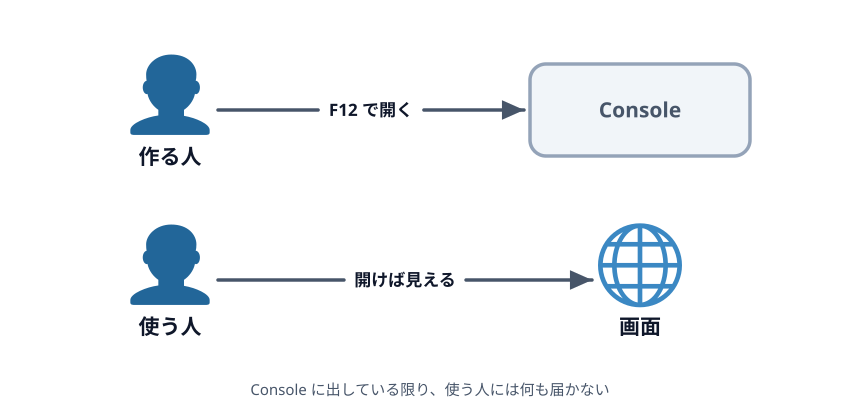

The script that saved this image:
"""1-3 の解説図: Console は作る人しか見ない。画面は使う人に届く。

イメージスキーマ = SPLITTING（届く先が2つに分かれる）。
実行: cd images && python3 01-who-sees-it.py
"""

import pathlib
import sys

sys.path.insert(0, str(pathlib.Path.home() / ".claude/skills/genfig"))
from genfig import Canvas  # noqa: E402

c = Canvas(860, 420)

dev = c.node(170, 110, "作る人", emoji_cp="1f464", w=150, h=92)         # 👤
con = c.node(640, 110, "Console", shape="sticky", color="gray", w=220, h=92)
c.link(dev, con, label="F12 で開く")

user = c.node(170, 280, "使う人", emoji_cp="1f464", w=150, h=92)        # 👤
scr = c.node(640, 280, "画面", emoji_cp="1f310", w=150, h=92)           # 🌐
c.link(user, scr, label="開けば見える")

c.text(430, 395, "Console に出している限り、使う人には何も届かない",
       scale="body", align="center")

print(c.save("01-who-sees-it.svg"))
